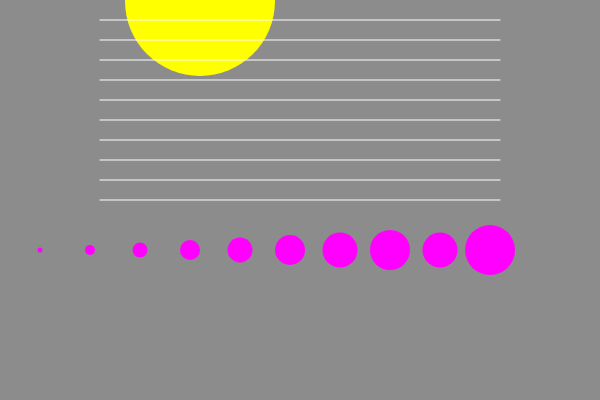
Frame 1 (no input)
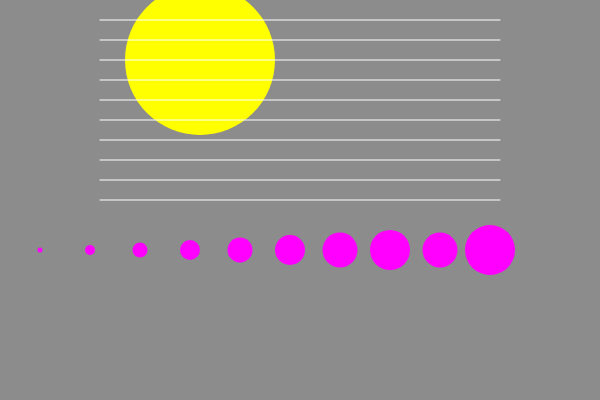
Frame 60 (no input)
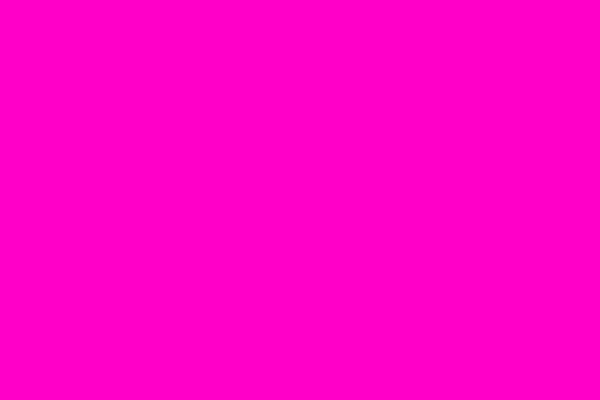
Frame 120 (the mouse pressed at the canvas centre since frame 60)

The p5.js sketch that drew these frames (run headless with seeded random() and noise() and a simulated clock; from frame 60 on, the mouse is pressed at the canvas centre):

// p5.js sketch
// ── sketch.js
var x = 0;
var y = 0;
sizes = [5, 10, 15, 20, 25, 30, 35, 40, 35, 50];


function setup(){
    createCanvas(600,400);
}

function draw(){
    background(140);
    Budi();
    rowCircle(250);
    
    var i =0;
    var yLine = 20;
    while(i<10){
    
    stroke(255);
    line(100,yLine,500,yLine);
    i++;
    yLine += 20;
    }
    
     if(mouseIsPressed){
      background(255,0,200);
 
    }
  
}


function Budi(){
    noStroke();
    fill(255, 255, 0);
    x = 200;
    y = y + 1;
    ellipse(x,y,150,150);
}    
    
function rowCircle(yRow){
    var xCircle = 40;
  for(var i = 0; i < 10; i ++){
      noStroke();
      fill(255,0,255);
      ellipse(xCircle,yRow,sizes[i],sizes[i]);
      xCircle += 50;
  }
}
    
